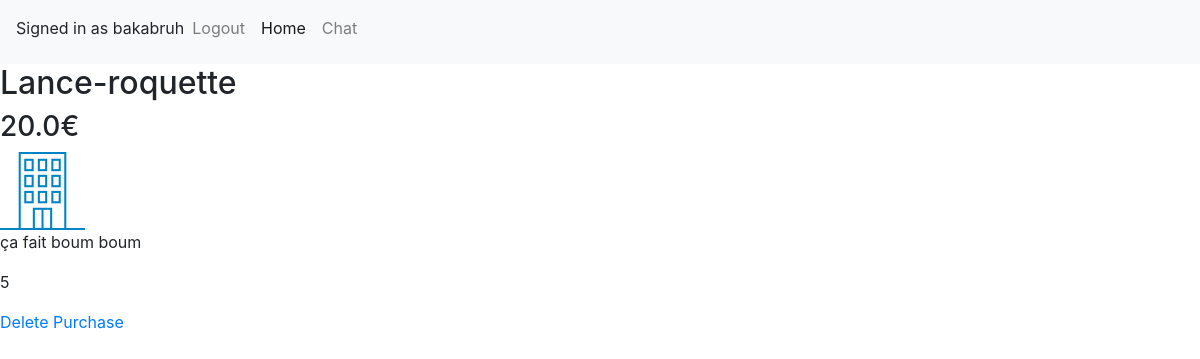
The page /product/lance-roquette (signed in) on the database its author committed.
### login/models.py (models this page shows)
class User(AbstractUser):
    pass

### store/models.py (models this page shows, shortened)
class Product(models.Model):
    title = models.CharField(max_length=200)
    slug = models.SlugField(max_length=200)
    desc = models.TextField(blank=True)
    price = models.FloatField(default=0)
    quantity = models.IntegerField(default=0)
    image = models.ImageField(upload_to="products", blank=True, null=True)

### store/views.py (the view)
# urls.py: path('product/<str:slug>', product_detail, name="product"),
def product_detail(request, slug):
    product = get_object_or_404(Product, slug=slug)
    return render(request, 'store/detail.html', context={"product": product})

### store/templates/store/detail.html
{% extends 'base.html' %}
{% block content %}
<h2>{{ product.title }}</h2>
<h3>{{ product.price }}€</h3>
<img src="{{ product.image.url }}" alt="{{ product.title }}">
<p>{{ product.desc }}</p>
<p>{{ product.quantity }}</p>
<a href="{% url 'delete_product' product.id %}">Delete</a>
<a href="{% url 'purchase' product.slug %}">Purchase</a>
{% endblock %}

### templates/base.html (shortened to what this page needs)
<!DOCTYPE html>
<html lang="en">
    <head>
        <link rel="stylesheet" href="https://cdn.jsdelivr.net/npm/bootstrap@4.3.1/dist/css/bootstrap.min.css">
      </head>
<body>
    <nav class="navbar navbar-expand-lg navbar-light bg-light">
        <div class="collapse navbar-collapse" id="navbarNav">
          <ul class="navbar-nav">
            {% if user.is_authenticated %}
            <li class="nav-item mt-2">
                <p>Signed in as {{ user.username }}</p>
            </li>
            <li class="nav-item">
              <a class="nav-link" href="{% url 'logout' %}">Logout</a>
            </li>
            {% else %}
                <a class="nav-link" href="{% url 'signup' %}">Sign up</a>
                <a class="nav-link" href="{% url 'login' %}">Login</a>
            {% endif %}
            <li class="nav-item active">
                <a class="nav-link" href="{% url 'index' %}">Home <span class="sr-only">(current)</span></a>
            </li>
            <li class="nav-item">
                <a class="nav-link" href="{% url 'messagerie' %}">Chat</a>
            </li>
          </ul>
        </div>
      </nav>
    {% block content %}
    {% endblock %}
</body>
</html>

### rows shown on the page
User: username "bakabruh"
Product: title "Lance-roquette", price "20.0", image (picture), desc "ça fait boum boum", quantity "5"
